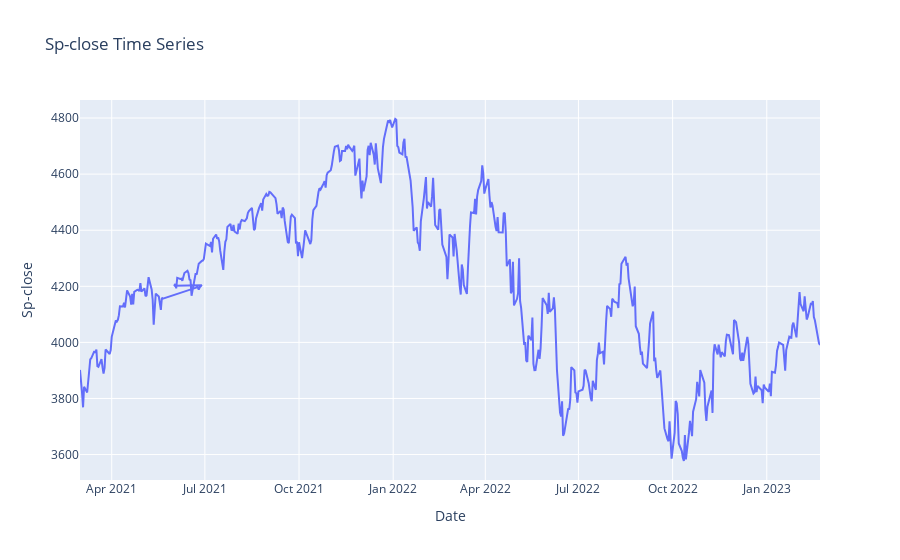

Notebook code cell kept with this figure:
### Markdown cell above
VIX & S&P time series

### Code cell
trading_instrument = 'Sp-close'
fig = px.line(data, x='Date', y='Sp-close', title=f'{trading_instrument} Time Series')
fig.show()

### Figure 1 — Plotly figure (JSON) as saved in the notebook; plotly's stock layout.template omitted (floating-point values rounded to 4 significant figures; data arrays with more than 128 entries replaced by an {"elided": "..."} marker saying what was removed)
{"data": [{"hovertemplate": "Date=%{x}<br>Sp-close=%{y}<extra></extra>", "legendgroup": "", "line": {"color": "#636efa", "dash": "solid"}, "marker": {"symbol": "circle"}, "mode": "lines", "name": "", "orientation": "v", "showlegend": false, "type": "scatter", "x": {"elided": "499 str values"}, "xaxis": "x", "y": {"elided": "499 float values"}, "yaxis": "y"}], "layout": {"legend": {"tracegroupgap": 0}, "title": {"text": "Sp-close Time Series"}, "xaxis": {"anchor": "y", "domain": [0, 1], "title": {"text": "Date"}}, "yaxis": {"anchor": "x", "domain": [0, 1], "title": {"text": "Sp-close"}}}}
